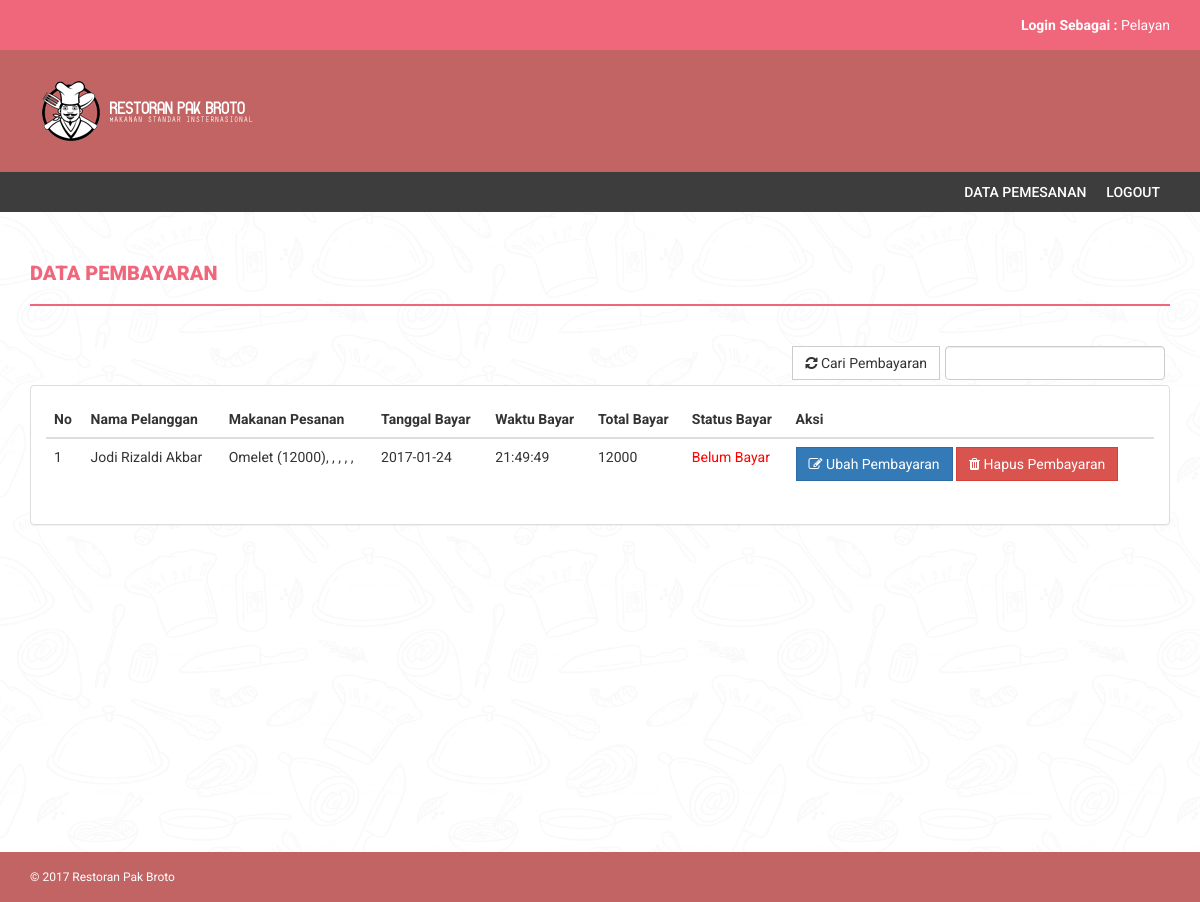
Screenshot of /data_pembayaran.php (signed in) with the database file from the repository.
### tables this page shows
CREATE TABLE `pembayaran` (
  `id_transaksi` int(5) NOT NULL,
  `no_pelanggan` int(5) NOT NULL,
  `makanan_pesanan` text NOT NULL,
  `tgl_bayar` date NOT NULL,
  `waktu_bayar` varchar(10) NOT NULL,
  `total_bayar` int(5) NOT NULL,
  `status_bayar` varchar(30) NOT NULL
);

CREATE TABLE `pelanggan` (
  `id_pelanggan` int(5) NOT NULL,
  `no_pelanggan` int(10) NOT NULL,
  `no_pegawai` int(5) NOT NULL,
  `atas_nama` varchar(100) NOT NULL,
  `jenis_kelamin` char(1) NOT NULL,
  `no_handphone` varchar(20) NOT NULL,
  `kritik_saran` text
);

### data_pembayaran.php (the view, shortened to what this page needs)
<?php
if(isset($_SESSION['username'])){
?>
<!DOCTYPE html>
<html xmlns="http://www.w3.org/1999/xhtml">
<?php include "include/header.php"; ?>
<body>
	<header>
        <div class="container">
            <div class="row">
                <div class="col-md-12">
                    <strong>Login Sebagai : </strong><?php echo $_SESSION['jabatan']; ?>
                </div>
            </div>
        </div>
    </header>
    <div class="navbar navbar-inverse set-radius-zero">
        <div class="container" style="height:120px;>
            <div class="navbar-header">
                <a class="navbar-brand" href="home.php">
                    <img src="assets/img/logo.png" />
                </a>
            </div>
        </div>
    <section class="menu-section">
        <div class="container">
            <div class="row">
                <div class="col-md-12">
                    <?php include "include/navigation.php"; ?>
                </div>
            </div>
        </div>
    </section>
    <div class="content-wrapper">
        <div class="container">
		<h4 class="page-head-line">DATA PEMBAYARAN</h4>
		<?php
			if(isset($_POST['cari'])){
			?>
			<div class="row">
                <div class="col-md-12">
					<form action="" method="POST" style="margin-bottom:10px;">
											<div style="float:right;width:220px;margin:0px 5px 5px 0px"><input type="text" name="datacari" class="form-control"  />
						</div>
						<button type="submit" name="cari" style="float:right;margin:0px 5px 5px 0px" class="btn btn-default"><i class=" fa fa-refresh "></i> Cari Pembayaran</button>
					</form>
                </div>
            </div>
			<div class="row">
                <div class="col-md-12">
                    <div class="panel panel-default">
                        <div class="panel-body">
                            <div class="table-responsive">
                                <table class="table table-hover">
                                    <thead>
                                        <tr>
											<th>No</th>
                                            <th>Nama Pelanggan</th>
                                            <th>Makanan Pesanan</th>
                                            <th>Tanggal Bayar</th>
											<th>Waktu Bayar</th>
											<th>Total Bayar</th>
											<th>Status Bayar</th>
											<th>Aksi</th>
                                        </tr>
                                    </thead>
                                    <tbody>
										<?php
										$i = 1;
										$pencarian = $_POST["datacari"];
										$sql = mysql_query("SELECT * FROM pembayaran WHERE nama_pelanggan REGEXP '$pencarian.*' OR makanan_pesanan REGEXP '$pencarian.*' OR tgl_bayar REGEXP '$pencarian.*' OR waktu_bayar REGEXP '$pencarian.*' OR total_bayar REGEXP '$pencarian.*' OR status_bayar REGEXP '$pencarian.*'");
										while($hasil = mysql_fetch_array($sql)){
										?>
                                        <tr>
                                            <td><?php echo $i; ?></td>
                                            <td><?php echo $hasil['nama_pelanggan']; ?></td>
                                            <td><?php echo $hasil['makanan_pesanan']; ?></td>
											<td><?php echo $hasil['tgl_bayar']; ?></td>
											<td><?php echo $hasil['waktu_bayar']; ?></td>
											<td><?php echo $hasil['total_bayar']; ?></td>
											<td>
											<?php
											if($hasil['status_bayar'] == "Sudah Bayar"){
												echo "<font color='lime'>Sudah Bayar</font>";
											}else if($hasil['status_bayar'] == "Belum Bayar"){
												echo "<font color='red'>Belum Bayar</font>";
											}
											?>
											</td>
											<td><a href="data_pemesanan.php?edit=<?php echo $hasil["no_pelanggan"]; ?>"><button class="btn btn-primary"><i class="fa fa-edit "></i> Ubah Pembayaran</button></a>
											<?php echo "<a href='#' onClick=\"return konfirmasiHapusPembayaran('".$hasil["id_transaksi"]."','".$hasil["nama_pelanggan"]."');\" value='Hapus'><button class=\"btn btn-danger\">";?><i class="fa fa-trash"></i> Hapus Pembayaran</button></a></td>
                                        </tr>
										<?php
										$i++;
										}
										?>
                                    </tbody>
                                </table>
                            </div>
                        </div>
                    </div>
                </div>
            </div>
			<?php
			}else{
			?>
			<div class="row">
                <div class="col-md-12">
					<form action="" method="POST" style="margin-bottom:10px;">
											<div style="float:right;width:220px;margin:0px 5px 5px 0px"><input type="text" name="datacari" class="form-control"  />
						</div>
						<button type="submit" name="cari" style="float:right;margin:0px 5px 5px 0px" class="btn btn-default"><i class=" fa fa-refresh "></i> Cari Pembayaran</button>
					</form>
                </div>
            </div>
            <div class="row">
                <div class="col-md-12">
                    <div class="panel panel-default">
                        <div class="panel-body">
                            <div class="table-responsive">
                                <table class="table table-hover">
                                    <thead>
                                        <tr>
											<th>No</th>
                                            <th>Nama Pelanggan</th>
                                            <th>Makanan Pesanan</th>
                                            <th>Tanggal Bayar</th>
											<th>Waktu Bayar</th>
											<th>Total Bayar</th>
											<th>Status Bayar</th>
											<th>Aksi</th>
                                        </tr>
                                    </thead>
                                    <tbody>
										<?php
										$i = 1;
										$sql = mysql_query("SELECT * FROM pembayaran INNER JOIN pelanggan ON pembayaran.no_pelanggan = pelanggan.no_pelanggan");
										while($hasil = mysql_fetch_array($sql)){
										?>
                                        <tr>
                                            <td><?php echo $i; ?></td>
                                            <td><?php echo $hasil['atas_nama']; ?></td>
                                            <td><?php echo $hasil['makanan_pesanan']; ?></td>
											<td><?php echo $hasil['tgl_bayar']; ?></td>
											<td><?php echo $hasil['waktu_bayar']; ?></td>
											<td><?php echo $hasil['total_bayar']; ?></td>
											<td>
											<?php
											if($hasil['status_bayar'] == "Sudah Bayar"){
												echo "<font color='lime'>Sudah Bayar</font>";
											}else if($hasil['status_bayar'] == "Belum Bayar"){
												echo "<font color='red'>Belum Bayar</font>";
											}
											?>
											</td>
											<td><a href="data_pembayaran.php?edit=<?php echo $hasil["id_transaksi"]; ?>"><button class="btn btn-primary"><i class="fa fa-edit "></i> Ubah Pembayaran</button></a>
											<?php echo "<a href='#' onClick=\"return konfirmasiHapusPembayaran('".$hasil["id_transaksi"]."','".$hasil["atas_nama"]."');\" value='Hapus'><button class=\"btn btn-danger\">";?><i class="fa fa-trash"></i> Hapus Pembayaran</button></a></td>
                                        </tr>
										<?php
										$i++;
										}
										?>
                                    </tbody>
                                </table>
                            </div>
                        </div>
                    </div>
                </div>
            </div>
            <?php
			}
			?>
        </div>
    </div>
	<?php include "include/footer.php"; ?>
</body>
</html>
<?php
}else{
	header("location:index.php");
}
?>

### assets/css/style.css (style rules this page uses)
body { font-family: 'Roboto', sans-serif; line-height: 30px; background:url('../img/bg.png'); background-position: right top; background-attachment: fixed; background-size: 380px 340px; }
.set-radius-zero { border-radius: 0px; -moz-border-radius: 0px; -webkit-border-radius: 0px; }
.content-wrapper { margin-top: 40px; min-height: 600px; padding-bottom: 60px; }
.page-head-line { font-weight: 900; padding-bottom: 20px; border-bottom: 2px solid #F0677C; text-transform: uppercase; color: #F0677C; font-size: 20px; margin-bottom: 40px; }
.btn { border-radius: 0px; -webkit-border-radius: 0px; -moz-border-radius: 0px; }
header { background-color: #F0677C; color: #fff; padding: 10px; text-align: right; }
.navbar-brand { width: 250px; padding-top: 30px; }
.menu-section { background-color: #3D3D3D; }
.navbar-inverse { background-color: #C36464; border-color: transparent; }
.navbar { margin-bottom: 0px; }

### rows the page displays
pembayaran: no_pelanggan.atas_nama "Jodi Rizaldi Akbar", makanan_pesanan "Omelet (12000), , , , ,", tgl_bayar "2017-01-24", waktu_bayar "21:49:49", total_bayar "12000", status_bayar "Belum Bayar"

### other values shown
$_SESSION['jabatan'] "Pelayan"
